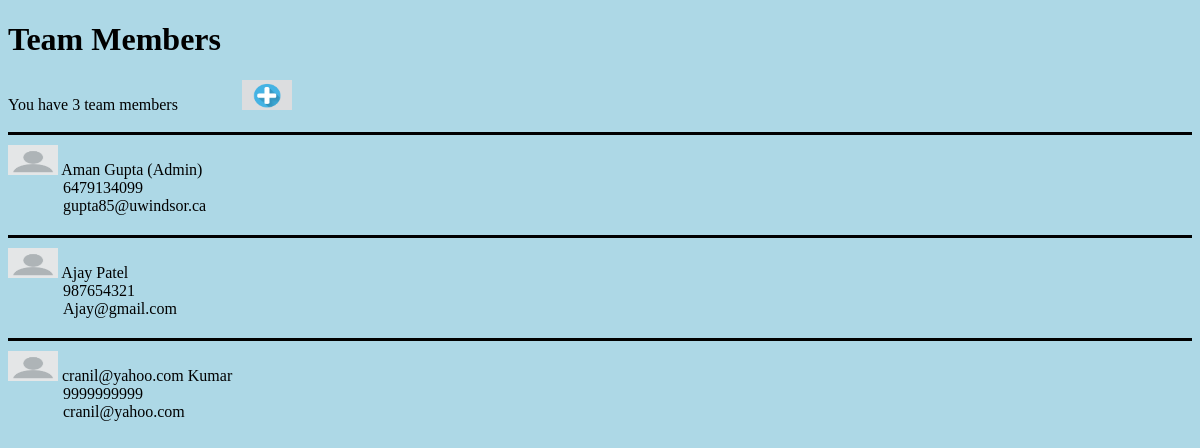
Before: /myApp/ListPage/ with the older database file.
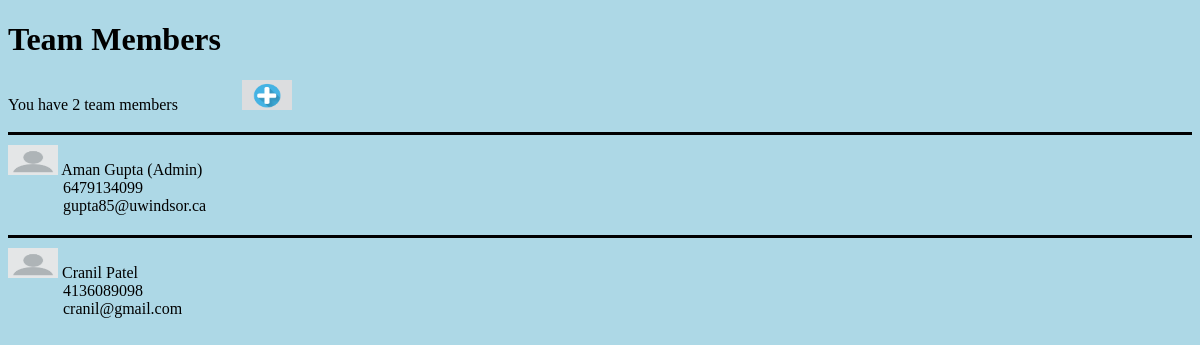
After: the same page with the newer database file.
### myApp/models.py (models this page shows, shortened)
class TeamModel(models.Model):
    fname = models.CharField(max_length=50, default="random")
    lname = models.CharField(max_length=50, default="random")
    pno = models.IntegerField(default=0)
    email = models.EmailField(max_length=100, default="random")
    role = models.IntegerField(default=0)

### myApp/views.py (the view)
# urls.py: path('ListPage/',views.ListPage, name = 'ListPage'),
def ListPage(request):
    team_list = TeamModel.objects.all()
    count = TeamModel.objects.count()
    return render(request, "ListPage.html", {'team_list': team_list, 'count': count})

### myApp/templates/ListPage.html
{% load static %}
<!DOCTYPE html>
<html>
    <head>
        <link rel="stylesheet" href="{% static 'css/style.css' %}">
    </head>
    <body>
        <h1>Team Members</h1>
        <div>
            You have {{ count }} team members
            <a href="{% url 'AddPage' %}"><img src="{% static 'myApp/images/add.png' %}" width="50px" height="30px" class="addimg" ></a>
            <br>
            <br>
        </div>
        {% for i in team_list %}
            <div class="addline" onclick="location.href='/myApp/EditPage/?id='+'{{i.id}}';">
                <div>
                    <img src="{% static 'myApp/images/profile.png' %}" width="50px" height="30px" class="memberspace">
                    {{ i.fname }} {{ i.lname }} {% if i.role == 1 %} (Admin) {% endif %}
                </div>
                <div class="addspace">{{ i.pno }}</div>
                <div class="addspace">{{ i.email }}</div>
            </div>
        {% endfor %}
    </body>
</html>

### myApp/static/css/style.css (style rules this page uses)
body { background-color: lightblue; }
.addimg { margin-left: 60px; }
.addline { border-top: 3px solid; margin-bottom: 20px; }
.addspace { margin-left: 55px; }
.memberspace { margin-top: 10px; }

Changed rows visible on the page:
removed TeamModel: fname "Ajay", lname "Patel", pno "987654321", email "Ajay@gmail.com"
removed TeamModel: fname "cranil@yahoo.com", lname "Kumar", pno "9999999999", email "cranil@yahoo.com"
added TeamModel: fname "Cranil", lname "Patel", pno "4136089098", email "cranil@gmail.com"
Other visible differences:
{{ count }}: "3" → "2"
